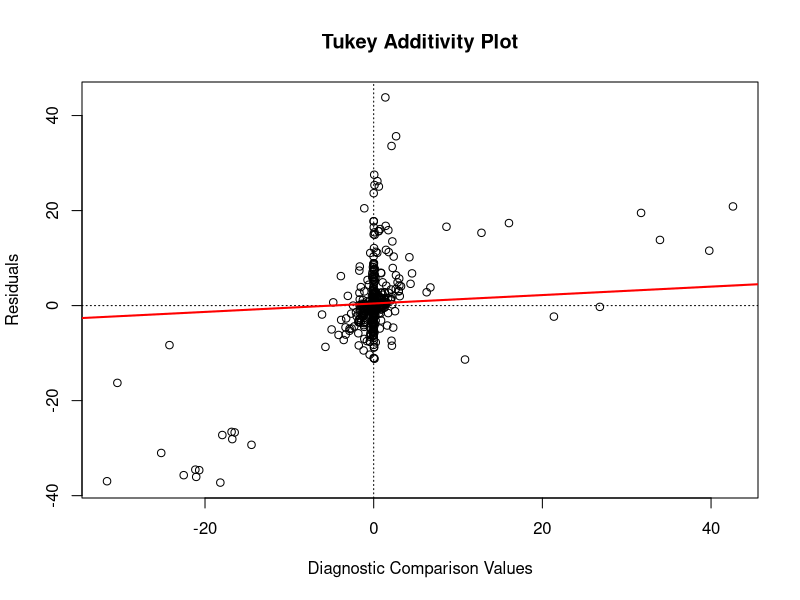
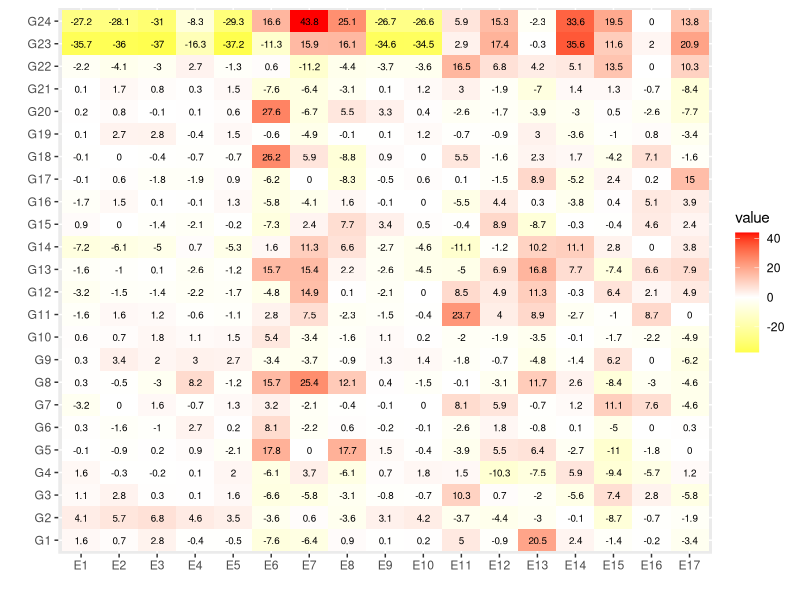

The R script that drew these images, in order:
# Median polish method

# Data source: Lillemo et al (2011). Crop Sci. 50:478-485.

# Tab. 3. Powdery mildew scores of the 24 lines in 17 environments used for analysis.
# The table lists the original scores (x) obtained from the collaborators, with information
# about the transformation methods used for the parametric data analysis. The mean of the
# transformed disease scores for each line are shown to the right, together with the mean 
# absolute residuals from the median polish.
#--------------------------------------------------------------------------------------------

dat <-rbind(c(4.0,3.5,3.0,0.1,3.0,3.0,2.0,9.0,3.0,3.0,13.0,11.0,35.0,11.0,16.3,7.0,15.0),
c(2.5,4.5,3.0,1.1,3.0,3.0,5.0,0.5,2.0,3.0,0.3,3.5,7.5,4.5,5.0,2.5,12.5),c(3.5,5.5,0.5,0.6,5.0,4.0,2.5,5.0,2.0,2.0,18.3,12.5,12.5,3.0,25.0,10.0,12.5),
c(4.5,3.0,0.5,1.1,6.0,5.0,12.5,2.5,4.0,5.0,10.0,2.0,7.5,15.0,8.7,2.0,20.0),
c(4.0,3.5,2.0,3.0,3.0,30.0,10.0,27.5,6.0,4.0,5.7,19.0,22.5,7.5,8.3,7.0,20.0),
c(4.0,2.5,0.5,4.5,5.0,20.0,7.5,10.0,4.0,4.0,6.7,15.0,15.0,10.0,14.0,8.5,20.0),
c(0.5,4.0,3.0,1.0,6.0,15.0,7.5,9.0,4.0,4.0,17.3,19.0,15.0,11.0,30.0,16.0,15.0),
c(6.5,6.0,1.0,12.5,6.0,30.0,37.5,24.0,7.0,5.0,11.7,12.5,30.0,15.0,13.0,8.0,17.5),
c(0.5,4.0,0.0,1.3,4.0,5.0,2.5,5.0,2.0,2.0,4.0,9.0,7.5,5.0,21.7,5.0,10.0),
c(2.0,2.5,1.0,0.6,4.0,15.0,4.0,5.5,3.0,2.0,5.0,9.0,10.0,7.5,15.0,4.0,12.5),
c(2.5,6.0,3.0,1.5,4.0,15.0,17.5,7.5,3.0,4.0,33.3,17.5,25.0,7.5,18.3,17.5,20.0),
c(3.5,5.5,3.0,2.5,6.0,10.0,27.5,12.5,5.0,7.0,20.7,21.0,30.0,12.5,28.3,13.5,27.5),
c(4.5,5.5,4.0,1.6,6.0,30.0,27.5,14.0,4.0,2.0,6.7,22.5,35.0,20.0,14.0,17.5,30.0),
c(3.0,4.5,3.0,9.0,6.0,20.0,27.5,22.5,8.0,6.0,4.7,18.5,32.5,27.5,28.3,15.0,30.0),
c(5.0,4.5,0.5,0.1,5.0,5.0,12.5,17.5,8.0,5.0,9.3,22.5,7.5,10.0,19.0,13.5,22.5),
c(1.0,4.5,0.5,0.6,5.0,5.0,4.5,10.0,3.0,3.0,2.7,16.5,15.0,5.0,18.3,12.5,22.5),
c(4.0,5.0,0.0,0.2,6.0,6.0,10.0,1.5,4.0,5.0,9.7,12.0,25.0,5.0,21.7,9.0,35.0),
c(5.5,6.0,3.0,3.0,6.0,40.0,17.5,2.5,7.0,6.0,16.7,13.5,20.0,13.5,16.7,17.5,20.0),
c(2.5,5.5,3.0,0.1,5.0,10.0,3.5,8.0,3.0,4.0,7.3,11.0,17.5,5.0,16.7,8.0,15.0),
c(4.5,5.5,2.0,2.5,6.0,40.0,3.5,15.5,8.0,5.0,7.3,12.0,12.5,7.5,20.0,6.5,12.5),
c(2.5,4.5,1.0,0.8,5.0,3.0,2.0,5.0,3.0,4.0,11.0,10.0,7.5,10.0,19.0,6.5,10.0),
c(4.0,2.5,1.0,7.0,6.0,15.0,1.0,7.5,3.0,3.0,28.3,22.5,22.5,17.5,35.0,11.0,32.5),
c(7.5,7.5,4.0,25.0,7.0,40.0,65.0,65.0,9.0,9.0,51.7,70.0,55.0,85.0,70.0,50.0,80.0),
c(8.0,7.5,2.0,25.0,7.0,60.0,85.0,66.0,9.0,9.0,46.7,60.0,45.0,75.0,70.0,40.0,65.0))

dimnames(dat) <-list(c("G1","G2","G3","G4","G5","G6","G7","G8","G9","G10",
                       "G11","G12","G13","G14", "G15","G16","G17","G18","G19",
                       "G20","G21","G22","G23","G24"),
                     c("E1","E2","E3","E4", "E5","E6","E7", "E8", "E9","E10",
                       "E11", "E12","E13","E14", "E15","E16","E17"))


dat.table <-medpolish(dat)
dat.table
plot(dat.table)

resid <-as.matrix(dat.table$residuals)
g <-as.matrix(dat.table$row)
g
e <-as.matrix(dat.table$col)
e
ge <-tcrossprod(g,e)
ge

abline(lm(as.vector(resid)~as.vector(ge)), col="red", lwd=2)
fit <-lm(as.vector(resid)~as.vector(ge))
fit$coefficients[2]
p <-1-fit$coefficients[2]*(dat.table$overall)
p

library(ggplot2)
library(reshape2)

medpol.mod.melt <- melt(resid)
fig <- ggplot(medpol.mod.melt, aes(Var1, Var2)) +
  geom_tile(aes(fill = value)) +
  scale_fill_gradient2(low="yellow", high="red", mid="white", midpoint=0)

fig + xlab("") + ylab("") +
  geom_text(aes(Var1, Var2, label=round(medpol.mod.melt$value,1)), size=2.5) +
  coord_flip()
